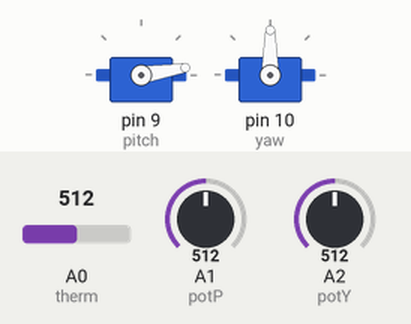
This sketch was run on a simulated Arduino Uno, built with avr-gcc and run on an emulated ATmega328P. Parts: 2 × servo. The inputs (shaded band) are chosen by the test bench; at power-on: A2 (potY) = 512, A1 (potP) = 512, A0 (therm) = 512. What the sketch prints to the serial monitor is not drawn.

Above: at 1.2 s.
1.3 s: A2 (potY) set to 716
At 2.5 s:
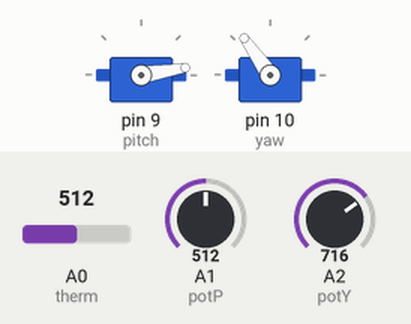
2.8 s: A2 (potY) set to 900
At 3.1 s:
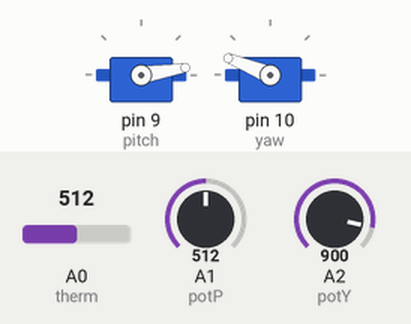
4.3 s: A2 (potY) set to 1023
At 4.6 s:
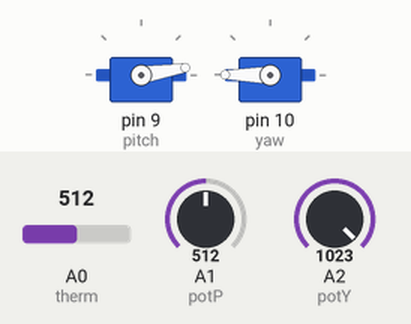
8.8 s: A2 (potY) set to 306
At 9.2 s:
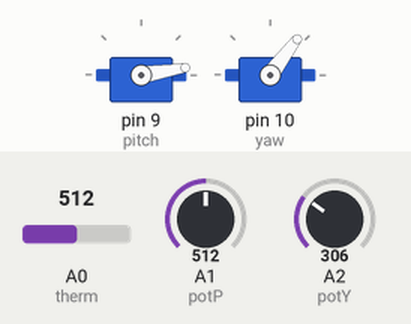
10.3 s: A1 (potP) set to 716
At 11.3 s:
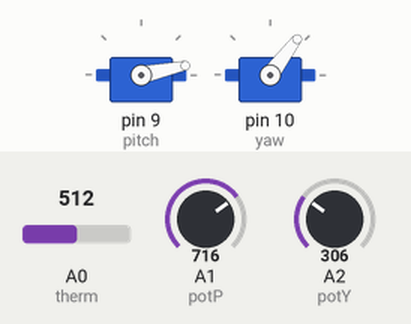
Timing chart, 0 to 13.3 s (numbered marks = the images above; inputs shaded):
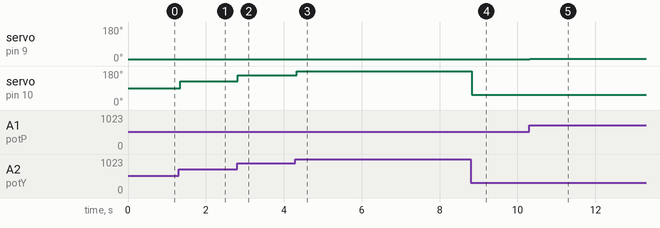

Measured:
- after the input at 1.3 s, servo on pin 10 (yaw): 90° → 125° at once
- after the input at 2.8 s, servo on pin 10 (yaw): 125° → 158° at once
- after the input at 4.3 s, servo on pin 10 (yaw): 158° → 180° at once
- after the input at 8.8 s, servo on pin 10 (yaw): 180° → 53° at once
- after the input at 10.3 s, servo on pin 9 (pitch): 9° → 12° at once

The sketch:

tem_test_NTC.ino
```cpp
#include <math.h>
#include <Servo.h>
float therm = 0;
float R25 = 100000;
float T25 = 298.15;
float Vref = 5;
float Vmeas = 0;
float Rmeas = 0;
float Tmeas = 0;
int B = 4092;
float T = 0;

Servo pitch;
Servo yaw;

int potP = 1;
int potY = 2;

int valP = 0;
int valY = 0;

void setup() {
 Serial.begin(9600);
 pitch.attach(9);
 yaw.attach(10);

}

void loop() {
  Vmeas = analogRead(therm);
  valP = analogRead(potP);
  valY = analogRead(potY);

  valP = map(valP, 0, 1023, 0, 18+-0);
  valY = map(valY, 0, 1023, 0, 180);

  Vmeas = 5 * (Vmeas/1024);
  Rmeas = R25 *((Vref/Vmeas)-1);

  Tmeas = 1/((log(Rmeas/R25)/B) + (1/T25));
  T = Tmeas - 273;

  pitch.write(valP);
  delay(15);
  yaw.write(valY);
  delay(15);

  Serial.print("Temperature: ");
  Serial.print(T);
  Serial.println(" C");
}
```
